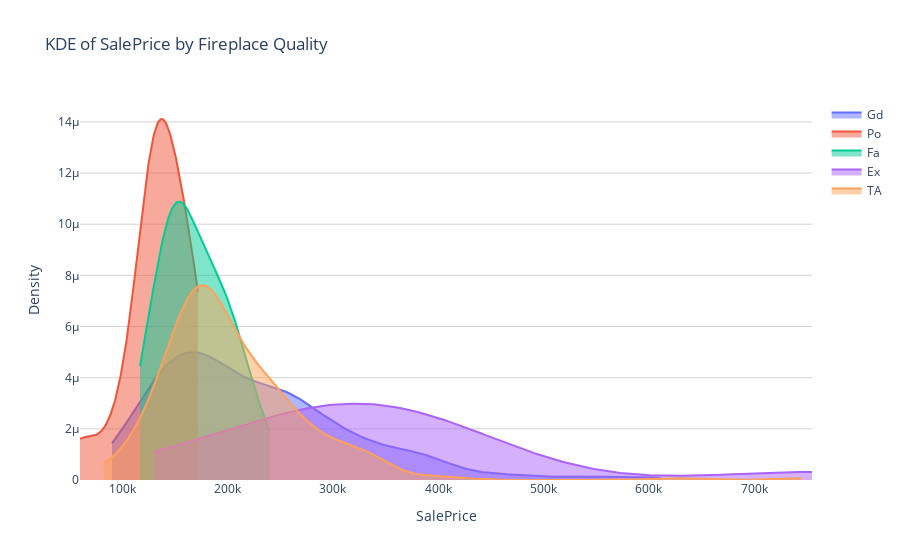

Source (notebook cell):
### Code cell
fig = go.Figure()

categories = x_train.select(pl.col('FireplaceQu').drop_nulls()).to_series().unique()

for category in categories:
    subset = (
        x_train
        .filter(pl.col('FireplaceQu') == category)
        .select('SalePrice')
        .to_series()
        .drop_nulls()
        .to_numpy()
    )
    
    if len(subset) < 2:
        continue
    
    x_vals = np.linspace(subset.min(), subset.max(), 200)
    kde_vals = gaussian_kde(subset)(x_vals)

    fig.add_trace(go.Scatter(
        x=x_vals,
        y=kde_vals,
        name=str(category),
        mode='lines',
        fill='tozeroy'  # Use default fill with auto color
    ))

fig.update_layout(
    title='KDE of SalePrice by Fireplace Quality',
    xaxis_title='SalePrice',
    yaxis_title='Density',
    plot_bgcolor='white',
    yaxis=dict(showgrid=True, gridcolor='lightgray'),
    xaxis=dict(showgrid=False)
)

fig.show()

### Figure 1 — Plotly figure (JSON) as saved in the notebook; plotly's stock layout.template omitted (floating-point values rounded to 4 significant figures; data arrays with more than 128 entries replaced by an {"elided": "..."} marker saying what was removed)
{"data": [{"fill": "tozeroy", "mode": "lines", "name": "Gd", "type": "scatter", "x": {"elided": "200 float values"}, "y": {"elided": "200 float values"}}, {"fill": "tozeroy", "mode": "lines", "name": "Po", "type": "scatter", "x": {"elided": "200 float values"}, "y": {"elided": "200 float values"}}, {"fill": "tozeroy", "mode": "lines", "name": "Fa", "type": "scatter", "x": {"elided": "200 float values"}, "y": {"elided": "200 float values"}}, {"fill": "tozeroy", "mode": "lines", "name": "Ex", "type": "scatter", "x": {"elided": "200 float values"}, "y": {"elided": "200 float values"}}, {"fill": "tozeroy", "mode": "lines", "name": "TA", "type": "scatter", "x": {"elided": "200 float values"}, "y": {"elided": "200 float values"}}], "layout": {"plot_bgcolor": "white", "title": {"text": "KDE of SalePrice by Fireplace Quality"}, "xaxis": {"showgrid": false, "title": {"text": "SalePrice"}}, "yaxis": {"gridcolor": "lightgray", "showgrid": true, "title": {"text": "Density"}}}}
